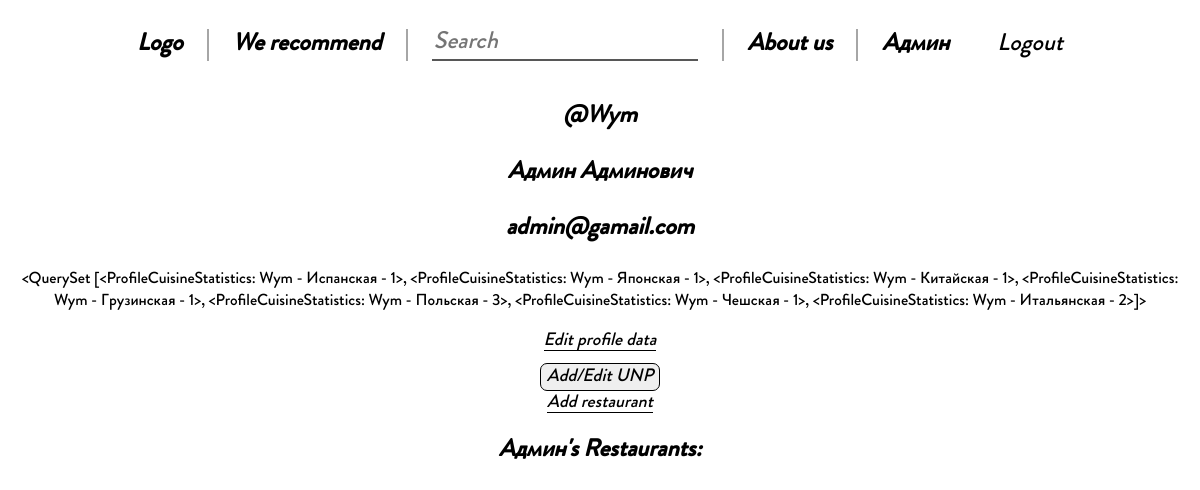
Screenshot of /user/3 (signed in) with the database file from the repository.
### otzovik_app/models.py (models this page shows)
class Profile(models.Model):
    user = models.OneToOneField(User, on_delete=models.CASCADE, null=True)
    unp = models.CharField(max_length=30, null=True, blank=True)
    name = models.CharField(max_length=200)
    surname = models.CharField(max_length=200)
    email = models.CharField(max_length=200)
    def __str__(self):
        return self.user.username

class ProfileCuisineStatistics(models.Model):
    profile = models.ForeignKey(Profile, on_delete=models.CASCADE, null=True)
    cuisine = models.ForeignKey(RestaurantCuisine, on_delete=models.CASCADE)
    score = models.IntegerField(null=False, default=0)
    def __str__(self):
        return f'{self.profile} - {self.cuisine} - {self.score}'

class RestaurantCuisine(models.Model):
    cuisine = models.CharField(max_length=200)
    def __str__(self):
        return self.cuisine

### otzovik_app/views.py (the view)
# urls.py: path('user/<str:pk>', user_profile, name='user_profile'),
@login_required(login_url='login_page')
def user_profile(request, pk):
    profile = Profile.objects.get(id=pk)
    context = {'profile': profile}
    if request.method == 'POST':
        profile.unp = request.POST.get('unp')
        profile.save()
        return redirect('user_profile', profile.id)
    return render(request, 'otzovik_app/user_profile.html', context)

### otzovik_app/templates/otzovik_app/user_profile.html (shortened to what this page needs)
{% extends 'main.html' %}
{% load i18n %}
{% load static %}
{% block content %}
    <div class="main">
        <div>
            <h2 class="text-24">@{{ profile.user.username }}</h2>
            <h3 class="text-24">{{ profile.name }} {{ profile.surname }}</h3>
            <h3 class="text-24">{{ profile.email }}</h3>
            <p>{{ profile.profilecuisinestatistics_set.all }}</p>
            {% if profile.user == request.user %}
                <a href="{% url 'edit_profile' profile.id %}" class="text-18 link">{% trans "Edit profile data" %}</a>
                <br>
                <input class="submit text-18" type="button" value="{% trans 'Add/Edit UNP' %}" onclick="showHide(document.getElementById('unp-form'))">
            {% endif %}
            {% if profile.unp != "" %}
                <br>
                <a class="text-18 link" href="{% url 'new_restaurant' %}">{% trans "Add restaurant" %}</a>
            {% endif %}
        </div>
        <h2 class="text-24">{{ profile.name }}{% trans "'s Restaurants" %}:</h2>
    </div>
{% endblock content %}

### templates/navbar.html
{% load i18n %}
{% load static %}
<header>
    <div class="header">
        <a href="{% url 'home' %}"><h2 class="right-border wrap header-padding text-24">{% trans "Logo" %}</h2></a>
        <a href="{% url 'recommendations_page' %}"><h2 class="right-border wrap header-padding text-24">{% trans "We recommend" %}</h2></a>
        <form method="get" action="{% url 'home' %}" id="search-form">
            <label class="header-padding">
                <input class="header-input text-24" id="search-bar" type="text" name="search_for" placeholder="{% trans 'Search' %}" value="{{ content }}">
            </label>
        </form>
        <a href="{% url 'home' %}"><h2 class="right-border left-border wrap header-padding text-24">{% trans "About us" %}</h2></a>
        {% if request.user.is_authenticated %}
            <a href="{% url 'user_profile' request.user.profile.id %}"><h2 class="wrap header-padding text-24">{{ request.user.profile.name }}</h2></a><a href="{% url 'logout' %}" class="header-padding text-24">{% trans "Logout" %}</a>
        {% else %}
            <a href="{% url 'login_page' %}"><h2 class="wrap header-padding text-24">{% trans "Login" %}</h2></a>
        {% endif %}
    </div>
</header>

### static/styles/main.css (style rules this page uses)
a, p, span, input, textarea { font-family: 'Brandon Grotesque Medium +Cyrillic', sans-serif; color: black; text-decoration: none; }
h1, h2, h3, h4, h5, h6 { font-family: 'Brandon Grotesque Medium +Cyrillic', sans-serif; }
.text-24 { font-size: 24px; font-style: italic; }
.text-18 { font-size: 18px; font-style: italic; }
.submit { margin-top: 10px; border-radius: 7px; border: 1px solid black; }
.right-border { border-right: 2px solid #a6a6a6; }
.left-border { border-left: 2px solid #a6a6a6; }
.wrap { width: fit-content; }
.header-padding { padding-right: 24px; padding-left: 24px; }
.header-input { margin-top: 18px; margin-bottom: 20px; padding-bottom: 0; border: none; color: #575757; border-bottom: 2px solid #575757; }
.header { display: flex; align-items: center; justify-content: center; }
header { position: sticky; top: 0; background-color: white; }
.main { text-align: center; }
.link { margin-top: 10px; border-bottom: 1px solid black; }

### rows the page displays
Profile: user.username "Wym", name "Админ", surname "Админович", email "admin@gamail.com", profilecuisinestatistics_set.all "<QuerySet [<ProfileCuisineStatistics: Wym - Испанская - 1>, <ProfileCuisineStatistics: Wym - Японская - 1>, <ProfileCuisineStatistics: Wym - Китайская - 1>, <ProfileCuisineStatistics: Wym - Грузинская - 1>, <ProfileCuisineStatistics: Wym - Польская - 3>, <ProfileCuisineStatistics: Wym - Чешская - 1>, <ProfileCuisineStatistics: Wym - Итальянская - 2>]>"

### other values shown
{{ request.user.profile.name }} "Админ"
